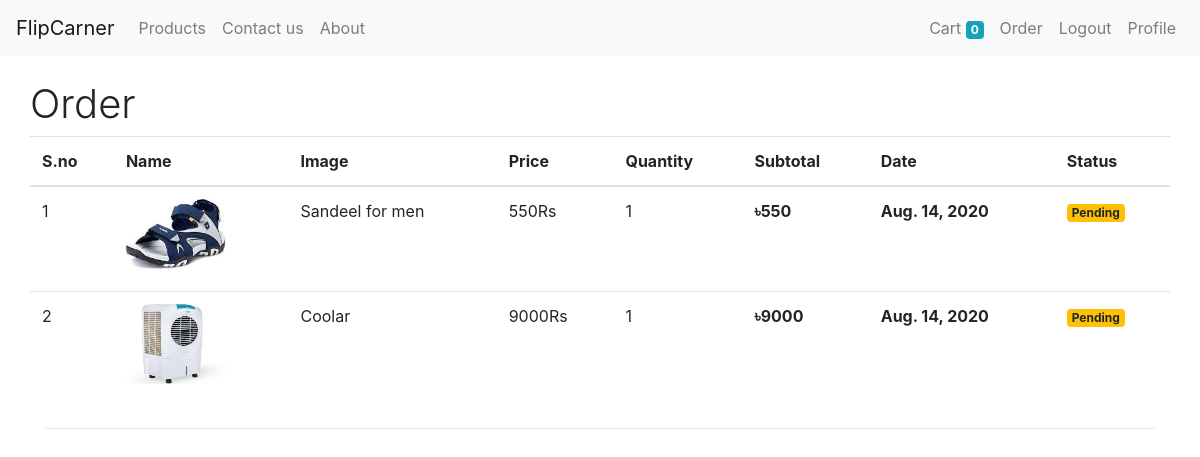
/order (signed in), run on the app's committed database.
### store/models/order.py (models this page shows)
class Order(models.Model):
	product = models.ForeignKey(Product,on_delete=models.CASCADE)
	customer = models.ForeignKey(Customer,on_delete=models.CASCADE)
	quantity = models.IntegerField(default=1)
	price = models.IntegerField()
	date = models.DateField(default=datetime.datetime.today)
	address = models.CharField(max_length=255,blank=True)
	phone = models.CharField(max_length=15,blank=True)
	completed = models.BooleanField(default=False)
	def __str__(self):
		return self.customer.email

### store/models/product.py (models this page shows, shortened)
class Product(models.Model):
	name = models.CharField(max_length=220)
	price = models.IntegerField(default=0)
	category = models.ForeignKey(Category,on_delete=models.CASCADE,default=1)
	description = models.TextField()
	image = models.ImageField(upload_to='upload/products')
	date = models.DateTimeField(auto_now_add=True)
	def __str__(self):
		return self.name

### store/middlewares/auth.py (the view)
	def middleware(request):
		returnUlr = request.META['PATH_INFO']
		if not request.session.get('customer'):
			return redirect(f'login?return_url={returnUlr}')
		return get_response(request)

### store/templatetags/cart.py (called while the page is built)
@register.filter(name="currency")
def currency(number):
	return "৳"+str(number)

@register.filter(name="multipy")
def multipy(num,num2):
	return num*num2

### store/views/order.py (called while the page is built)
	def get(self,request):
		customer_id = request.session.get('customer')
		orders = Order.objects.filter(customer=customer_id).order_by("-date").order_by("-id")
		print(orders)
		return render(request,'order.html',{"orders":orders})

### store/templates/order.html (shortened to what this page needs)
{% extends 'base.html' %}
{% load cart %}
{% block content %}
<div class="container">
    <div class="row">
        <h1 class="font-weight-light">Order</h1>
        <table class="table table-hover">
            <thead>
                <tr>
                    <th>S.no</th>
                    <th>Name</th>
                    <th>Image</th>
                    <th>Price</th>
                    <th>Quantity</th>
                    <th>Subtotal</th>
                    <th>Date</th>
                    <th>Status</th>
                </tr>
            </thead>
            <tbody>
            	{% for order in orders %}
                <tr>
                    <td>{{ forloop.counter }}</td>
                    <td><img height="80px" width="100px" src="{{ order.product.image.url }}" alt=""></td>
                    <td>{{ order.product }}</td>
                    <td>{{ order.price }}Rs</td>
                    <td>{{ order.quantity }}</td>
                    <th>{{ order.quantity|multipy:order.price|currency }}</th>
                    <th>{{ order.date }}</th>
                    {% if order.completed %}
                    <th><span class="badge badge-success">Completed</span></th>
                    {% else %}
                    <th><span class="badge badge-warning">Pending</span></th>
                    {% endif %}
                </tr>
                {% endfor %}
            </tbody>
        </table>
    </div>
    <hr>
</div>
{% endblock %}

### store/templates/base.html (shortened to what this page needs)
<!DOCTYPE html>
<html lang="en">
<head>
    {% load static %}
    <link rel="stylesheet" href="https://stackpath.bootstrapcdn.com/bootstrap/4.4.1/css/bootstrap.min.css">
    <link rel="stylesheet" href="{% static 'css/style.css' %}">
</head>
<body>
    <nav class="navbar navbar-expand-lg navbar-light bg-light mb-4">
        <a class="navbar-brand" href="/">FlipCarner</a>
        <div class="collapse navbar-collapse" id="navbarText">
            <ul class="navbar-nav mr-auto">
                <li class="nav-item">
                    <a class="nav-link" href="/">Products</a>
                </li>
                <li class="nav-item">
                    <a class="nav-link" href="#Contact_us">Contact us</a>
                </li>
                <li class="nav-item">
                    <a class="nav-link" href="#about">About</a>
                </li>
            </ul>
            <form class="form-inline">
                <ul class="navbar-nav mr-auto">
                    <li class="nav-item">
                        <a class="nav-link" href="/cart">Cart
                        <span class="badge badge-info">{{ request.session.cart.keys|length }}</span>
                        </a>
                    </li>
                    {% if request.session.customer %}
                    <li class="nav-item">
                        <a class="nav-link" href="/order">Order</a>
                    </li>
                    <li class="nav-item">
                        <a class="nav-link" href="{% url 'logout' %}">Logout</a>
                    </li>
                    <li class="nav-item">
                        <a class="nav-link" href="#">Profile</a>
                    </li>
                    {% endif %}
                </ul>
            </form>
        </div>
    </nav>
    {% block content %}
    {% endblock %}
</body>
</html>

### data on the page
Order: product.image (picture), product "Sandeel for men", price "550", quantity "1", quantity|multipy "৳550", date "Aug. 14, 2020", completed "Pending"
Order: product.image (picture), product "Coolar", price "9000", quantity "1", quantity|multipy "৳9000", date "Aug. 14, 2020", completed "Pending"

### other printed values
{{ request.session.cart.keys|length }} "0"
